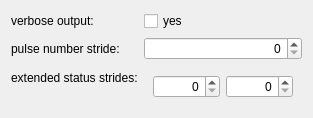
          <widget class="QWidget" name="scrollAreaWidgetContents_Output">
           <property name="geometry">
            <rect>
             <x>0</x>
             <y>0</y>
             <width>0</width>
             <height>0</height>
            </rect>
           </property>
           <layout class="QFormLayout" name="formLayout_9">
            <item row="0" column="0">
             <widget class="QLabel" name="label_verbose">
              <property name="text">
               <string>verbose output:</string>
              </property>
             </widget>
            </item>
            <item row="0" column="1">
             <widget class="QCheckBox" name="checkBox_verbose">
              <property name="text">
               <string>yes</string>
              </property>
             </widget>
            </item>
            <item row="1" column="0">
             <widget class="QLabel" name="label_pulse_num_stride">
              <property name="text">
               <string>pulse number stride:</string>
              </property>
             </widget>
            </item>
            <item row="1" column="1">
             <widget class="QSpinBox" name="spinBox_pulse_num_stride">
              <property name="alignment">
               <set>Qt::AlignRight|Qt::AlignTrailing|Qt::AlignVCenter</set>
              </property>
              <property name="minimum">
               <number>0</number>
              </property>
              <property name="maximum">
               <number>1073741824</number>
              </property>
             </widget>
            </item>
            <item row="2" column="0">
             <widget class="QLabel" name="label_extended_status_strides">
              <property name="text">
               <string>extended status strides:</string>
              </property>
             </widget>
            </item>
            <item row="2" column="1">
             <widget class="QWidget" name="widget_extended_status_strides" native="true">
              <layout class="QHBoxLayout" name="horizontalLayout_7">
               <item>
                <widget class="QSpinBox" name="spinBox_extended_status_strides_1">
                 <property name="alignment">
                  <set>Qt::AlignRight|Qt::AlignTrailing|Qt::AlignVCenter</set>
                 </property>
                 <property name="minimum">
                  <number>0</number>
                 </property>
                 <property name="maximum">
                  <number>1073741824</number>
                 </property>
                </widget>
               </item>
               <item>
                <widget class="QSpinBox" name="spinBox_extended_status_strides_2">
                 <property name="alignment">
                  <set>Qt::AlignRight|Qt::AlignTrailing|Qt::AlignVCenter</set>
                 </property>
                 <property name="minimum">
                  <number>0</number>
                 </property>
                 <property name="maximum">
                  <number>1073741824</number>
                 </property>
                </widget>
               </item>
              </layout>
             </widget>
            </item>
           </layout>
          </widget>
